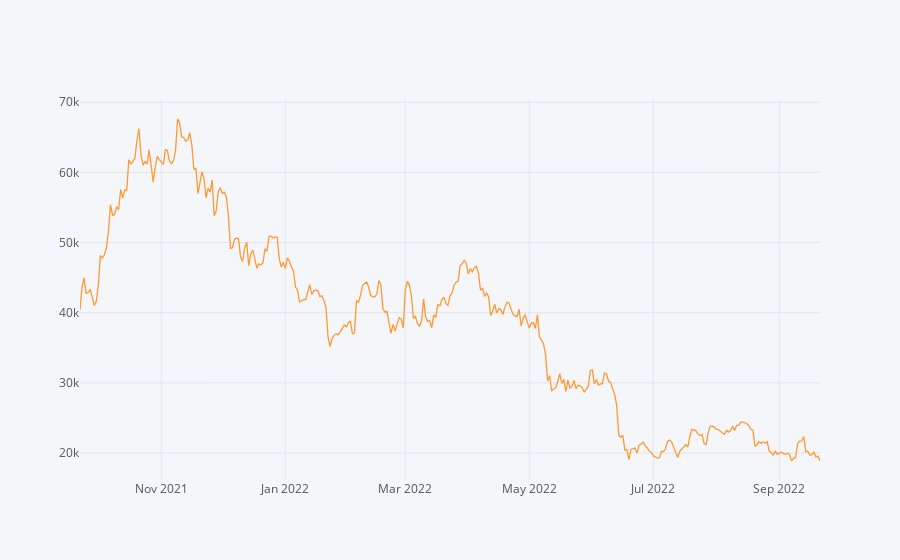
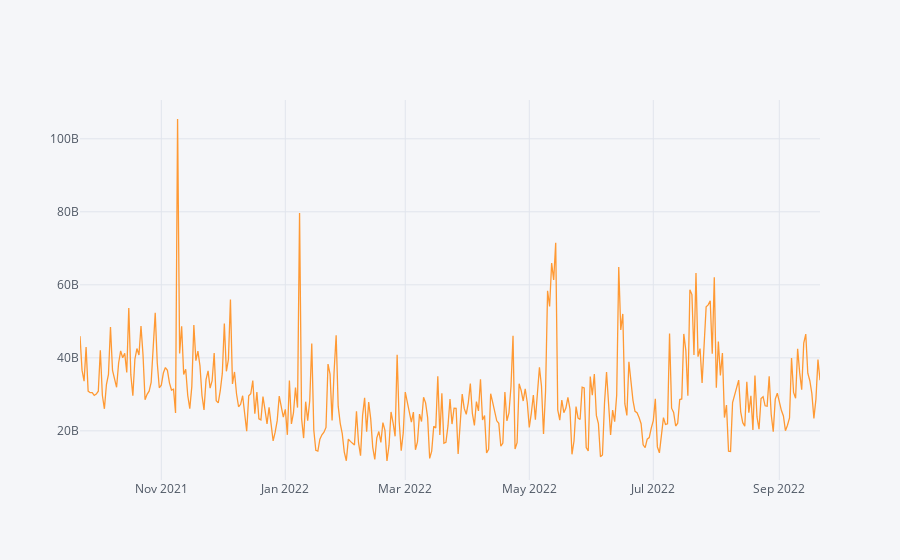

The code cell stored with these charts, in order, in its notebook:
### Code cell
df['price'].iloc[-365:].iplot();
df['total_volume'].iloc[-365:].iplot();

### Figure 1 — Plotly figure (JSON) as saved in the notebook; plotly's stock layout.template omitted (floating-point values rounded to 4 significant figures; data arrays with more than 128 entries replaced by an {"elided": "..."} marker saying what was removed)
{"data": [{"line": {"color": "rgba(255, 153, 51, 1.0)", "dash": "solid", "shape": "linear", "width": 1.3}, "mode": "lines", "name": "price", "text": "", "type": "scatter", "x": {"elided": "365 str values"}, "y": {"elided": "365 float values"}}], "layout": {"legend": {"bgcolor": "#F5F6F9", "font": {"color": "#4D5663"}}, "paper_bgcolor": "#F5F6F9", "plot_bgcolor": "#F5F6F9", "title": {"font": {"color": "#4D5663"}}, "xaxis": {"gridcolor": "#E1E5ED", "showgrid": true, "tickfont": {"color": "#4D5663"}, "title": {"font": {"color": "#4D5663"}, "text": ""}, "zerolinecolor": "#E1E5ED"}, "yaxis": {"gridcolor": "#E1E5ED", "showgrid": true, "tickfont": {"color": "#4D5663"}, "title": {"font": {"color": "#4D5663"}, "text": ""}, "zerolinecolor": "#E1E5ED"}}}

### Figure 2 — Plotly figure (JSON) as saved in the notebook; plotly's stock layout.template omitted (floating-point values rounded to 4 significant figures; data arrays with more than 128 entries replaced by an {"elided": "..."} marker saying what was removed)
{"data": [{"line": {"color": "rgba(255, 153, 51, 1.0)", "dash": "solid", "shape": "linear", "width": 1.3}, "mode": "lines", "name": "total_volume", "text": "", "type": "scatter", "x": {"elided": "365 str values"}, "y": {"elided": "365 float values"}}], "layout": {"legend": {"bgcolor": "#F5F6F9", "font": {"color": "#4D5663"}}, "paper_bgcolor": "#F5F6F9", "plot_bgcolor": "#F5F6F9", "title": {"font": {"color": "#4D5663"}}, "xaxis": {"gridcolor": "#E1E5ED", "showgrid": true, "tickfont": {"color": "#4D5663"}, "title": {"font": {"color": "#4D5663"}, "text": ""}, "zerolinecolor": "#E1E5ED"}, "yaxis": {"gridcolor": "#E1E5ED", "showgrid": true, "tickfont": {"color": "#4D5663"}, "title": {"font": {"color": "#4D5663"}, "text": ""}, "zerolinecolor": "#E1E5ED"}}}
